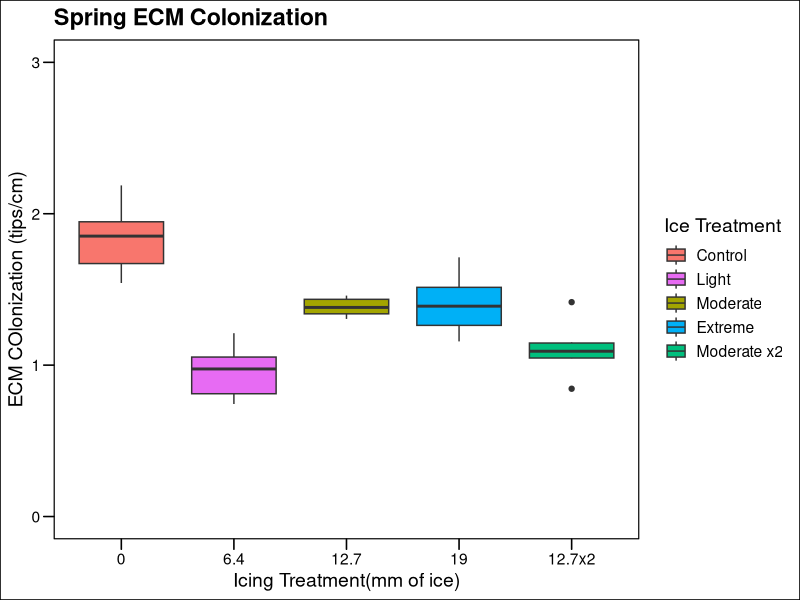
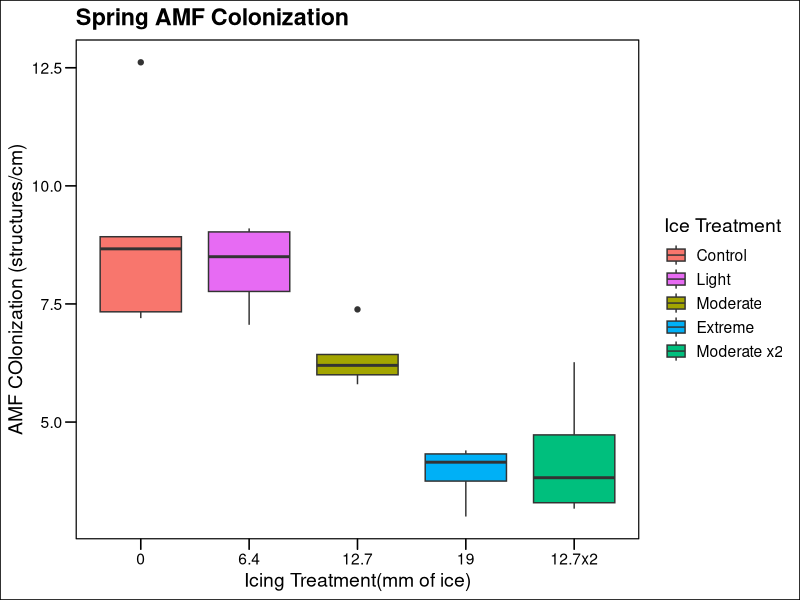
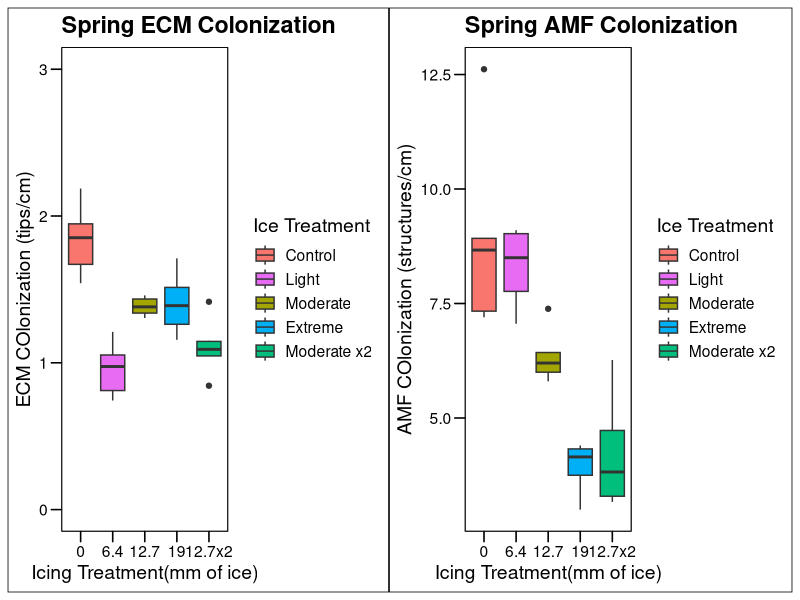
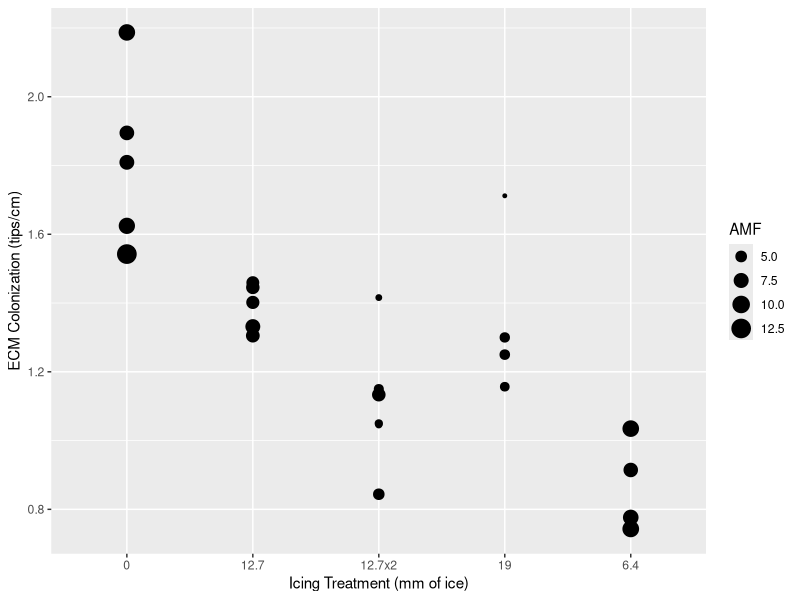
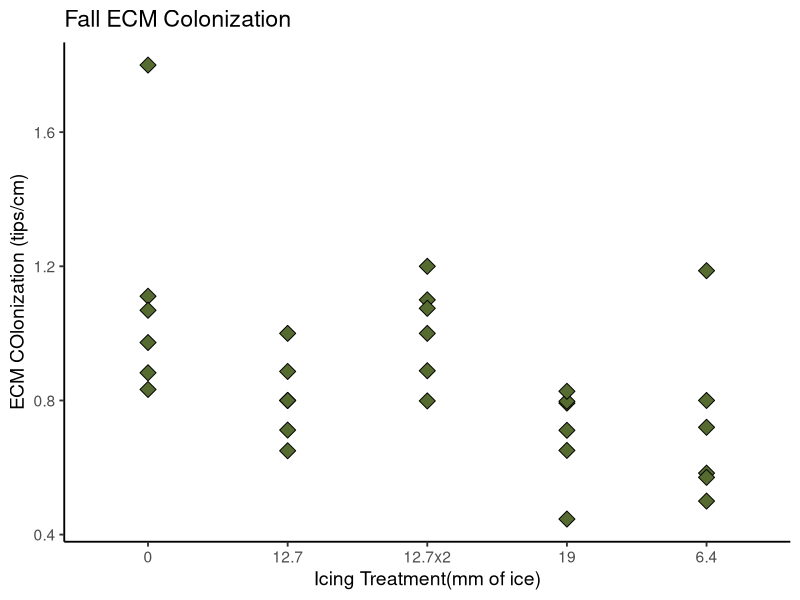
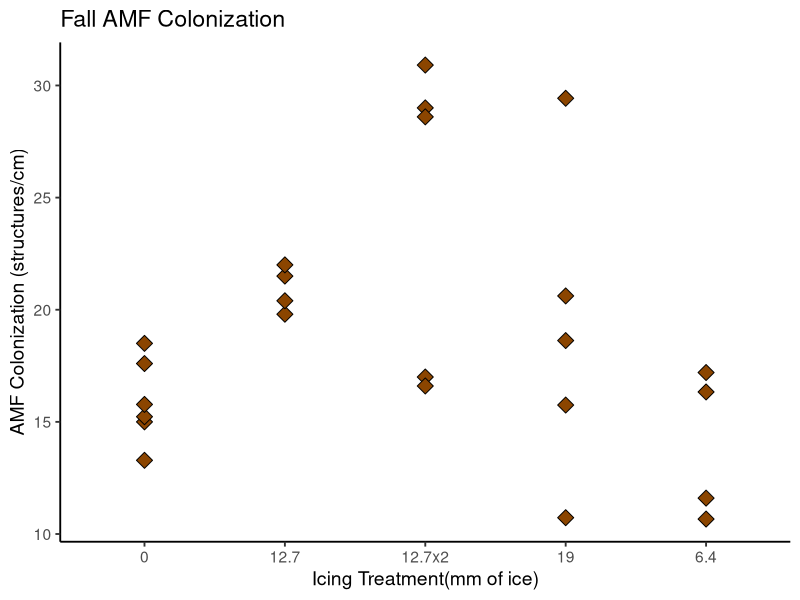
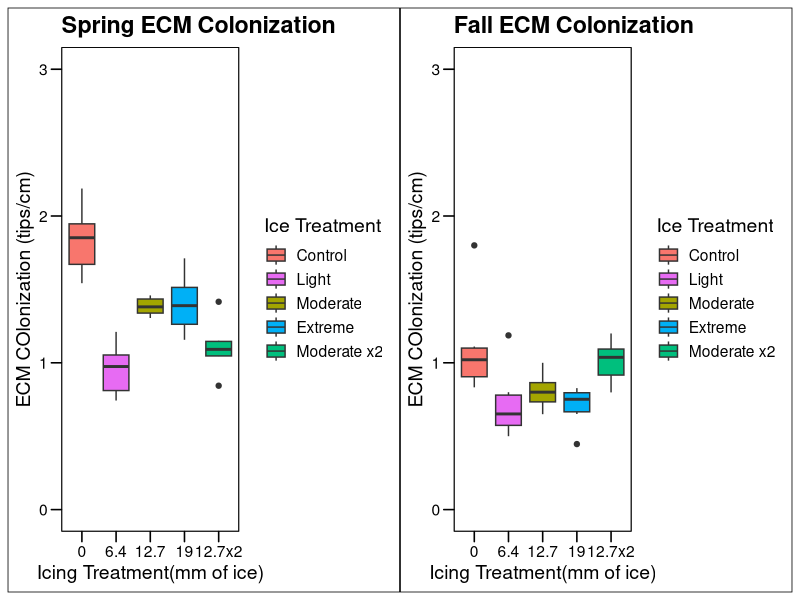
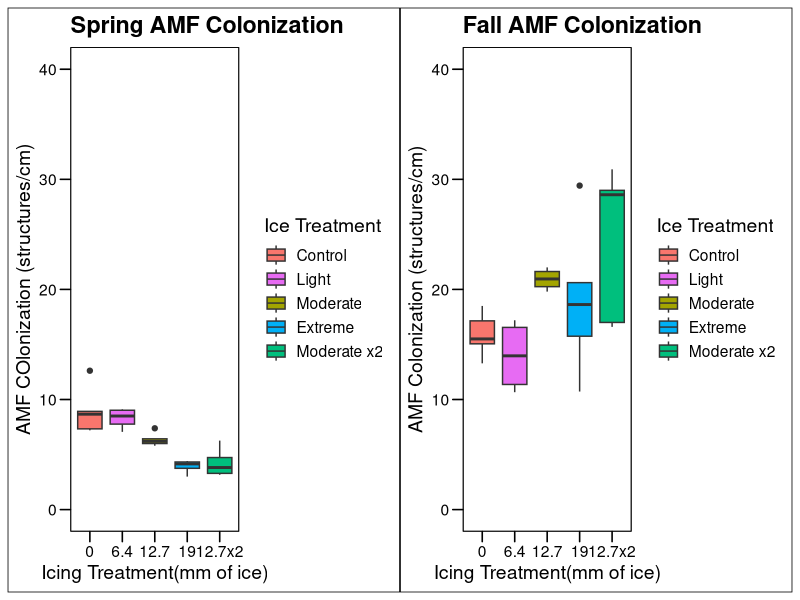

The R script that drew these images, in order:
## ---- chunk 1
# Call Libraries
library(ggplot2)
library(ggthemes)
library(patchwork)
library(RColorBrewer)
## ---- chunk 2
Hdata <- read.table("MasterListR.csv",header=TRUE,sep=",", stringsAsFactors=FALSE)
str(Hdata)
summary(Hdata)

level_order <-c("0", "6.4", "12.7", "19", "12.7x2")

## ---- chunk 3
# subset the data to make it easier to work on
# subset spring data
SpringData <- Hdata[1:30,]
print(SpringData)
#subset fall data
FallData <- Hdata[31:60,]
print(FallData)
## ---- chunk 4
# Below will make Spring ECM and AMF colonization box plots
#ECM data below
ESplot<- ggplot(data=SpringData, mapping=aes(x=factor(Treatment, level=level_order), y=ECM, fill=Treatment)) +
  geom_boxplot() +
  theme_base(base_size=14) +
  xlab("Icing Treatment(mm of ice)") +
  ylab("ECM COlonization (tips/cm)")+
  ggtitle("Spring ECM Colonization")+
  ylim(0,3) +
  scale_fill_brewer(palette="Spectral") +
  scale_fill_discrete(name="Ice Treatment",
                         breaks=c("0", "6.4", "12.7", "19", "12.7x2"),
                         labels=c("Control", "Light", "Moderate", "Extreme", "Moderate x2"))

print(ESplot)

#AMF data Below
ASplot<- ggplot(data=SpringData, mapping=aes(x=factor(Treatment, level=level_order), y=AMF, fill=Treatment)) +
  geom_boxplot() +
  theme_base(base_size=14) +
  xlab("Icing Treatment(mm of ice)") +
  ylab("AMF COlonization (structures/cm)")+
  ggtitle("Spring AMF Colonization") +
  scale_fill_brewer(palette="Spectral") +
  scale_fill_discrete(name="Ice Treatment",
                         breaks=c("0", "6.4", "12.7", "19", "12.7x2"),
                         labels=c("Control", "Light", "Moderate", "Extreme", "Moderate x2"))

print(ASplot)
## ---- chunk 5
ESplot+ASplot
## ---- chunk 6
m1 <- ggplot(data=SpringData,
             mapping=(aes(x=Treatment, y=ECM, size=AMF)))+
  geom_point() +
  xlab("Icing Treatment (mm of ice)") +
  ylab("ECM Colonization (tips/cm)")
print(m1)
## ---- chunk 7
# Below will make Fall ECM and AMF colonization point plots
#ECM data below
EFplot<- ggplot(data=FallData, mapping=aes(x=Treatment, y=ECM)) +
  geom_point(size=4, shape=23, color="black", fill="darkolivegreen") +
  theme_classic(base_size=14) +
  xlab("Icing Treatment(mm of ice)") +
  ylab("ECM COlonization (tips/cm)")+
  ggtitle("Fall ECM Colonization")
print(EFplot)

#AMF data Below
AFplot<- ggplot(data=FallData, mapping=aes(x=Treatment, y=AMF)) +
  geom_point(size=4, shape=23, color="black", fill="darkorange4") +
  theme_classic(base_size=14) +
  xlab("Icing Treatment(mm of ice)") +
  ylab("AMF Colonization (structures/cm)")+
  ggtitle("Fall AMF Colonization")
print(AFplot)
## ---- chunk 8
#making boxplots of fall data
#ECM data below
EFplot<- ggplot(data=FallData, mapping=aes(x=factor(Treatment, levels=level_order), y=ECM, fill=Treatment)) +
  geom_boxplot() +
  theme_base(base_size=14) +
  xlab("Icing Treatment(mm of ice)") +
  ylab("ECM COlonization (tips/cm)")+
  ggtitle("Fall ECM Colonization")+
  ylim(0,3) +
  scale_fill_brewer(palette="Spectral") +
  scale_fill_discrete(name="Ice Treatment",
                         breaks=c("0", "6.4", "12.7", "19", "12.7x2"),
                         labels=c("Control", "Light", "Moderate", "Extreme", "Moderate x2"))

  


#AMF data Below
AFplot<- ggplot(data=FallData, mapping=aes(x=factor(Treatment, levels=level_order), y=AMF, fill=Treatment)) +
  geom_boxplot() +
  theme_base(base_size=14) +
  xlab("Icing Treatment(mm of ice)") +
  ylab("AMF Colonization (structures/cm)")+
  ggtitle("Fall AMF Colonization")+
  ylim(0,40) +
  scale_fill_brewer(palette="Spectral") +
  scale_fill_discrete(name="Ice Treatment",
                         breaks=c("0", "6.4", "12.7", "19", "12.7x2"),
                         labels=c("Control", "Light", "Moderate", "Extreme", "Moderate x2"))



#AMF data from spring, adding y lim
ASplot<- ggplot(data=SpringData, mapping=aes(x=factor(Treatment, levels=level_order), y=AMF, fill=Treatment)) +
  geom_boxplot() +
  theme_base(base_size=14) +
  xlab("Icing Treatment(mm of ice)") +
  ylab("AMF COlonization (structures/cm)")+
  ggtitle("Spring AMF Colonization")+
  ylim(0,40)+
  scale_fill_brewer(palette="Spectral") +
  scale_fill_discrete(name="Ice Treatment",
                         breaks=c("0", "6.4", "12.7", "19", "12.7x2"),
                         labels=c("Control", "Light", "Moderate", "Extreme", "Moderate x2"))


ESplot+EFplot
ASplot+AFplot

ggsave(filename="ECM.jpg", plot=ESplot+EFplot, 
       device="jpg", width=30, height=16, units="cm",
       dpi=300)
ggsave(filename="AMF.jpg", plot=ASplot+AFplot, 
       device="jpg", width=30, height=16, units="cm",
       dpi=300)
## ---- chunk 9
#For ECM data
C <- ggplot(data=Hdata,
             mapping=(aes(x=factor(Treatment, levels=level_order), y=ECM, fill=Season)))+
  geom_boxplot()+
  geom_smooth(method="lm")+
  xlab("Icing Treatment(mm of ice)") +
  ylab("ECM Colonization (tips/cm)")+
  ggtitle("Seasonal Comparison of ECM Colonization")+
  scale_fill_manual(values=c("gray35", "gray100")) +
  theme_base(base_size=14)
print(C)

#for AMF data
D <- ggplot(data=Hdata,
             mapping=(aes(x=factor(Treatment, levels=level_order), y=AMF, fill=Season)))+
  geom_boxplot()+
  xlab("Icing Treatment(mm of ice)") +
  ylab("AMF Colonization (structures/cm)")+
  ggtitle("Seasonal Comparison of AMF Colonization")+
  theme_base(base_size=14) +
  scale_fill_manual(values=c("gray35", "gray100"))

print(D)

ggsave(filename="SeasonalECM.jpg", plot=D+C, 
       device="jpg", width=30, height=16, units="cm",
       dpi=300)

## ---- chunk 10
# I am just going to do this on 1 graph, ECM spring data
ESplot<- ggplot(data=SpringData, mapping=aes(x=factor(Treatment, levels=level_order), y=ECM, fill=Treatment)) +
  geom_boxplot()+
  xlab("Icing Treatment(mm of ice)") +
  ylab("ECM COlonization (tips/cm)")+
  ggtitle("Spring ECM Colonization")+
  ylim(0,3) +
  scale_fill_brewer(palette="YlGnBu")
print(ESplot)


